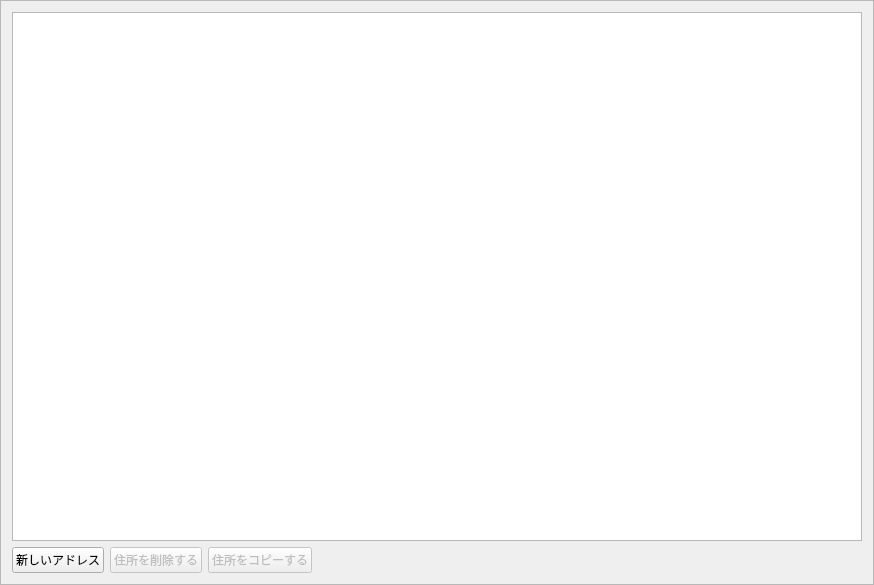
<?xml version="1.0" encoding="UTF-8"?>
<ui version="4.0">
 <class>AddressBookFrame</class>
 <widget class="QFrame" name="AddressBookFrame">
  <property name="geometry">
   <rect>
    <x>0</x>
    <y>0</y>
    <width>874</width>
    <height>585</height>
   </rect>
  </property>
  <property name="windowTitle">
   <string>Frame</string>
  </property>
  <property name="frameShape">
   <enum>QFrame::StyledPanel</enum>
  </property>
  <property name="frameShadow">
   <enum>QFrame::Raised</enum>
  </property>
  <layout class="QVBoxLayout" name="verticalLayout">
   <item>
    <widget class="QTreeView" name="m_addressBookView"/>
   </item>
   <item>
    <layout class="QHBoxLayout" name="horizontalLayout">
     <item>
      <widget class="QPushButton" name="m_addAddressButton">
       <property name="text">
        <string>新しいアドレス</string>
       </property>
       <property name="icon">
        <iconset resource="../../resources.qrc">
         <normaloff>:/icons/add</normaloff>:/icons/add</iconset>
       </property>
      </widget>
     </item>
     <item>
      <widget class="QPushButton" name="m_deleteAddressButton">
       <property name="enabled">
        <bool>false</bool>
       </property>
       <property name="text">
        <string>住所を削除する</string>
       </property>
       <property name="icon">
        <iconset resource="../../resources.qrc">
         <normaloff>:/icons/remove</normaloff>:/icons/remove</iconset>
       </property>
      </widget>
     </item>
     <item>
      <widget class="QPushButton" name="m_copyAddressButton">
       <property name="enabled">
        <bool>false</bool>
       </property>
       <property name="text">
        <string>住所をコピーする</string>
       </property>
       <property name="icon">
        <iconset resource="../../resources.qrc">
         <normaloff>:/icons/copy</normaloff>:/icons/copy</iconset>
       </property>
      </widget>
     </item>
     <item>
      <spacer name="horizontalSpacer">
       <property name="orientation">
        <enum>Qt::Horizontal</enum>
       </property>
       <property name="sizeHint" stdset="0">
        <size>
         <width>40</width>
         <height>20</height>
        </size>
       </property>
      </spacer>
     </item>
    </layout>
   </item>
  </layout>
 </widget>
 <resources>
  <include location="../../resources.qrc"/>
 </resources>
 <connections>
  <connection>
   <sender>m_addAddressButton</sender>
   <signal>clicked()</signal>
   <receiver>AddressBookFrame</receiver>
   <slot>addClicked()</slot>
   <hints>
    <hint type="sourcelabel">
     <x>53</x>
     <y>556</y>
    </hint>
    <hint type="destinationlabel">
     <x>436</x>
     <y>292</y>
    </hint>
   </hints>
  </connection>
  <connection>
   <sender>m_deleteAddressButton</sender>
   <signal>clicked()</signal>
   <receiver>AddressBookFrame</receiver>
   <slot>deleteClicked()</slot>
   <hints>
    <hint type="sourcelabel">
     <x>148</x>
     <y>556</y>
    </hint>
    <hint type="destinationlabel">
     <x>436</x>
     <y>292</y>
    </hint>
   </hints>
  </connection>
  <connection>
   <sender>m_copyAddressButton</sender>
   <signal>clicked()</signal>
   <receiver>AddressBookFrame</receiver>
   <slot>copyClicked()</slot>
   <hints>
    <hint type="sourcelabel">
     <x>243</x>
     <y>556</y>
    </hint>
    <hint type="destinationlabel">
     <x>436</x>
     <y>292</y>
    </hint>
   </hints>
  </connection>
  <connection>
   <sender>m_addressBookView</sender>
   <signal>doubleClicked(QModelIndex)</signal>
   <receiver>AddressBookFrame</receiver>
   <slot>addressDoubleClicked(QModelIndex)</slot>
   <hints>
    <hint type="sourcelabel">
     <x>436</x>
     <y>271</y>
    </hint>
    <hint type="destinationlabel">
     <x>436</x>
     <y>292</y>
    </hint>
   </hints>
  </connection>
 </connections>
 <slots>
  <slot>addClicked()</slot>
  <slot>deleteClicked()</slot>
  <slot>copyClicked()</slot>
  <slot>addressDoubleClicked(QModelIndex)</slot>
 </slots>
</ui>
